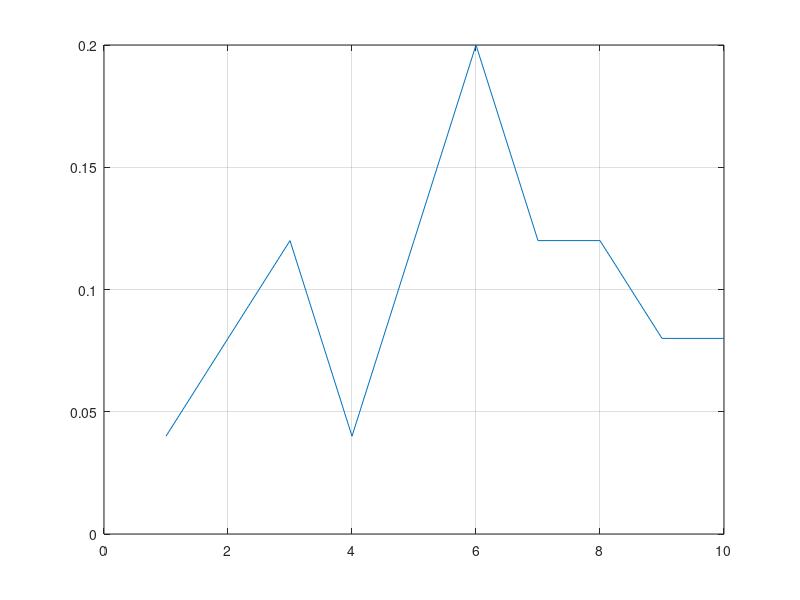

Write MATLAB code to recreate this figure.
clear
ksi=[2,5,7,1,10,5,9,6,8,6,2,3,7,6,8,...
    3,8,10,6,7,3,9,4,5,6]

% 1)
n=25
X=1:10
nx=zeros(1,10)
for i=1:25
    for j=1:10
        if ksi(i)==X(j)
            nx(j)=nx(j)+1
        end
    end
end

% 2)
W=nx/n
S=sum(W)
% 1

% 3)
plot(X,W)
grid
    
